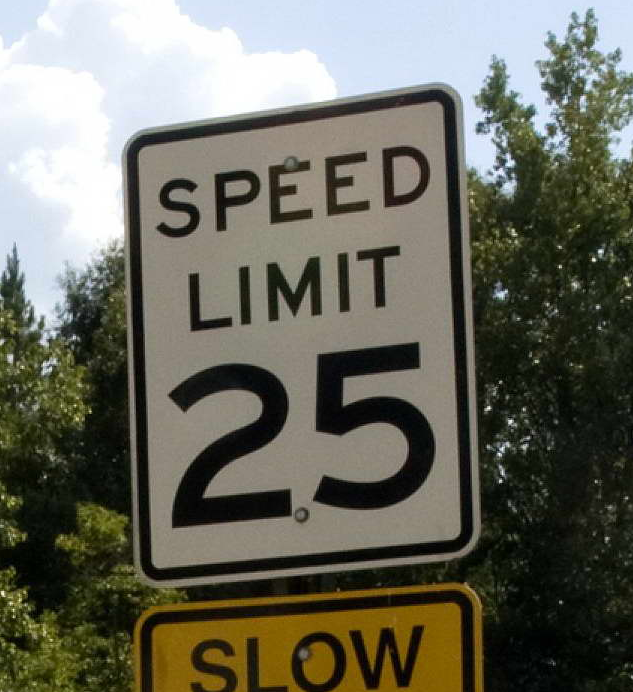
#> input picture number_detection_ocr/images/cropped_speed_sign_25_mph.png, 633 x 692 px, found by its file name
$ python extract_number.py
#> lines starting #> are read from the running program, lines starting #| are printed output that depends on the picture; after the words box and inside, x2 and y2 are one past the last pixel; in counts of white or black regions, pixels touching at a corner belong together
#> further down, img is the input picture: shape (692, 633, 3); mean B, G, R 93.6, 105.8, 106
import pytesseract
import cv2
from PIL import Image

# If Tesseract is not in PATH, set it manually:
pytesseract.pytesseract.tesseract_cmd = r"C:\Program Files\Tesseract-OCR\tesseract.exe"


def get_speed_value(crop):
    # Preprocess to improve OCR accuracy
    gray = cv2.cvtColor(crop, cv2.COLOR_BGR2GRAY)
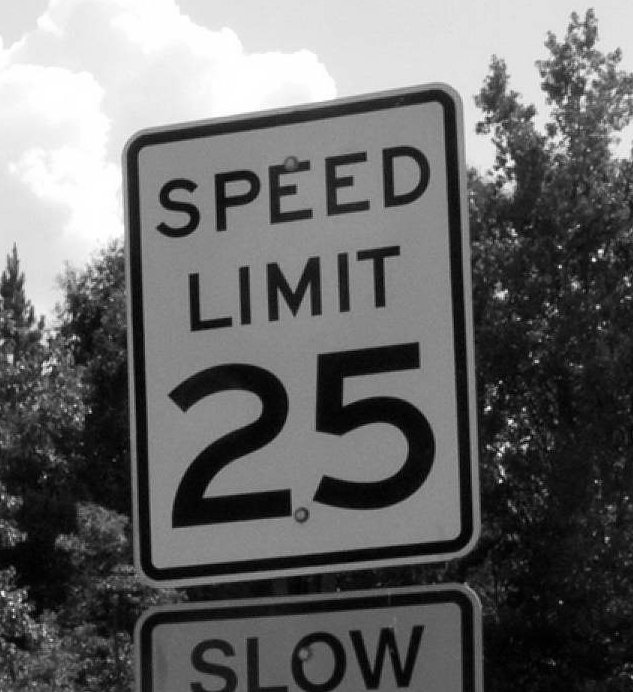
#> gray: shape (692, 633); min 0, max 255, mean 104.5
    blur = cv2.GaussianBlur(gray, (3, 3), 0)
    thresh = cv2.threshold(blur, 150, 255, cv2.THRESH_BINARY_INV)[1]
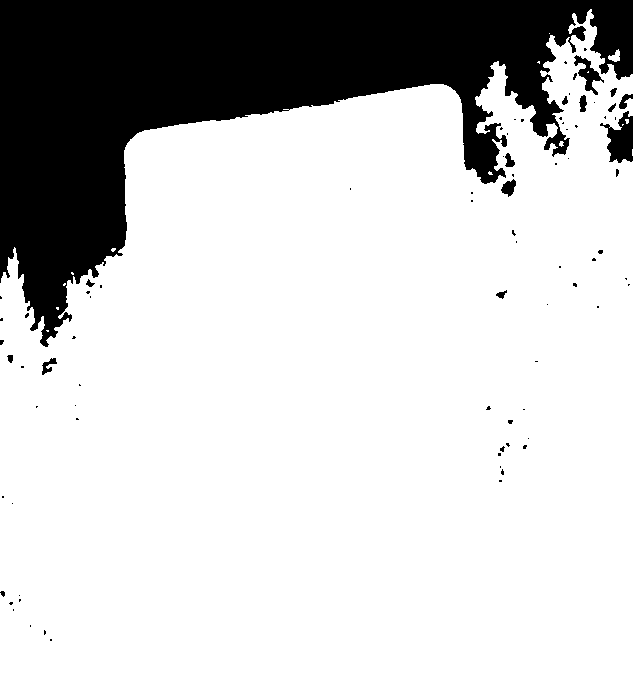
#> thresh: shape (692, 633); 79.4% white; 82 black regions (67 under 20 px), largest, box (x1, y1, x2, y2) and area: (0, 0, 633, 347) 87812, (600, 111, 633, 163) 961, (574, 55, 604, 95) 421

    pil_img = Image.fromarray(thresh)

#> (the run stopped early here; a loop or call above may not have finished)
